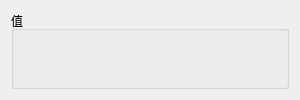
<?xml version="1.0" encoding="UTF-8"?>
<ui version="4.0">
 <class>MainWindow</class>
 <widget class="QWidget" name="MainWindow">
  <property name="geometry">
   <rect>
    <x>0</x>
    <y>0</y>
    <width>300</width>
    <height>100</height>
   </rect>
  </property>
  <property name="windowTitle">
   <string>Isosurface</string>
  </property>
  <layout class="QVBoxLayout" name="verticalLayout">
   <item>
    <widget class="QGroupBox" name="groupBox_IsoVal">
     <property name="title">
      <string>值</string>
     </property>
    </widget>
   </item>
  </layout>
 </widget>
 <resources/>
 <connections/>
</ui>
